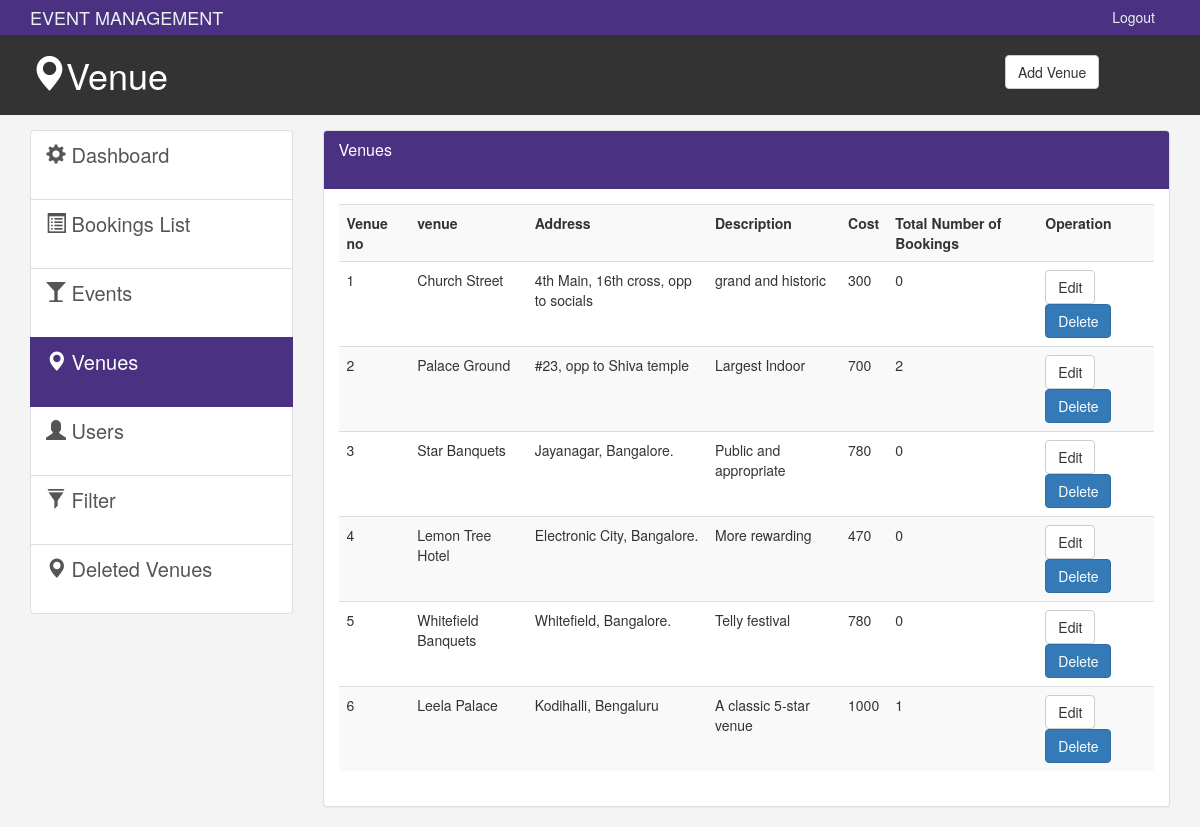
The page /admin/venues.php on the database its author committed.
### tables this page shows
CREATE TABLE `venue` (
  `id` int(1) NOT NULL,
  `name` varchar(25) NOT NULL,
  `address` varchar(100) NOT NULL,
  `description` varchar(200) NOT NULL,
  `rate` int(5) NOT NULL
);

### admin/venues.php (the view, shortened to what this page needs)
<!DOCTYPE html>
<html lang="en">
  <head>
    <link href="css/bootstrap.min.css?v=<?php echo time(); ?>" rel="stylesheet">
    <link href="css/style.css?v=<?php echo time(); ?>" rel="stylesheet">
  </head>
  <body>
    <nav class="navbar navbar-default">
      <div class="container">
        <div class="navbar-header">
          <a class="navbar-brand" href="#">EVENT MANAGEMENT</a>
        </div>
        <div id="navbar" class="collapse navbar-collapse">
          <ul class="nav navbar-nav navbar-right">
            <li><a href="../login.php">Logout</a></li>
          </ul>
        </div>
      </div>
    </nav>
    <header id="header">
      <div class="container">
        <div class="row">
          <div class="col-md-10">
            <h1><span class="glyphicon glyphicon-map-marker" aria-hidden="true"></span>Venue</h1>
            </div>
            <div class="col-md-2">
              <div class="dropdown create">
                <button class="btn btn-default" type="button" data-toggle="modal" data-target="#addPage" >
                  Add Venue</button>
                </div>
        </div>
      </div>
    </header>
    <section id="main">
      <div class="container">
        <div class="row">
          <div class="col-md-3">
            <div class="list-group">
              <a href="index.php" class="list-group-item ">
                <span class="glyphicon glyphicon-cog" aria-hidden="true"></span> Dashboard
              </a>
              <a href="bookings_list.php" class="list-group-item"><span class="glyphicon glyphicon-list-alt" aria-hidden="true"></span> Bookings List </a>
              <a href="events.php" class="list-group-item"><span class="glyphicon glyphicon-glass" aria-hidden="true"></span> Events </a>
              <a href="venues.php" class="list-group-item active main-color-bg"><span class="glyphicon glyphicon-map-marker" aria-hidden="true"></span> Venues </a>
              <a href="users.php" class="list-group-item"><span class="glyphicon glyphicon-user" aria-hidden="true"></span> Users </a>
              <a href="filter.php" class="list-group-item"><span class="glyphicon glyphicon-filter" aria-hidden="true"></span> Filter </a>
              <a href="venue_logs.php" class="list-group-item"><span class="glyphicon glyphicon-map-marker" aria-hidden="true"></span> Deleted Venues </a>
          </div>
          </div>
          <div class="col-md-9">
            <div class="panel panel-default">
              <div class="panel-heading main-color-bg">
                <h3 class="panel-title">Venues</h3><br>
              </div>
              <div class="panel-body">
                <table class="table table-striped table-hover">
                      <tr>
                        <th>Venue no</th>
                        <th>venue</th>
                        <th>Address</th>
                        <th>Description</th>
                        <th>Cost</th>
                        <th>Total Number of Bookings</th>
                        <th>Operation</th>
                      </tr>
                      <?php  include('../connection.php'); ?>
                      <?php
                       $sql="SELECT * from `venue`;";
                       $res = mysqli_query ($data, $sql);
                       $i=1;
                       while($row = mysqli_fetch_array($res)){
                        echo "<tr>";
                        echo "<td>"; echo $i++; echo" </td>";
                        echo "<td>"; echo $row["name"]; echo" </td>";
                        echo "<td>"; echo $row["address"]; echo" </td>";
                        echo "<td>"; echo $row["description"]; echo" </td>";
                        echo "<td>"; echo $row["rate"]; echo" </td>";
                        $venueId = $row["id"];
                        $bookingCountQuery = "SELECT COUNT(id) AS booking_count FROM venue_booking WHERE venue_id = $venueId;";
                        $bookingCountResult = mysqli_query($data, $bookingCountQuery);
                        $bookingCountRow = mysqli_fetch_array($bookingCountResult);
                        $bookingCount = $bookingCountRow["booking_count"];
                        echo "<td>"; echo $bookingCount; echo "</td>";
                        $id =  $row["id"];
                        echo "<td>"; echo "<a class='btn btn-default' href='edit_venue.php?id= $id'>Edit</a>
                         <a class='btn btn-primary' href='delete_venue.php?id= $id'>Delete</a>"; echo" </td>";
                        echo "</tr>";
                       }
                      ?>
                    </table>
              </div>
              </div>
          </div>
        </div>
      </div>
    </section>
  </body>
</html>

### admin/css/style.css (style rules this page uses)
body { background:#f4f4f4; }
.navbar { min-height: 33px !important; margin-bottom:0; border-radius:0; }
.navbar-nav > li > a, .navbar-brand { padding-top:6px !important; padding-bottom:0 !important; height: 33px; }
.navbar-default { background-color: #4b3181; border-color: #4b3181; }
.navbar-default .navbar-brand { color: #ecf0f1; }
.navbar-default .navbar-nav > li > a { color: #ecf0f1; }
.navbar-default .navbar-collapse, .navbar-default .navbar-form { border-color: #ecf0f1; }
.main-color-bg { background-color: #4b3181 !important; border-color: #4b3181 !important; color:#ffffff !important; }
#header { background:#333333; color:#ffffff; padding-bottom: 10px; margin-bottom: 15px; }
#header .create { padding-top: 20px; }
.list-group { height: 400px !important; }
a.list-group-item { font-size: 20px !important; }
.list-group-item { height: 70px !important; }

### rows shown on the page
venue: name "Church Street", address "4th Main, 16th cross, opp to socials", description "grand and historic", rate "300", bookingCount "0"
venue: name "Palace Ground", address "#23, opp to Shiva temple", description "Largest Indoor", rate "700", bookingCount "2"
venue: name "Star Banquets", address "Jayanagar, Bangalore.", description "Public and appropriate", rate "780", bookingCount "0"
venue: name "Lemon Tree Hotel", address "Electronic City, Bangalore.", description "More rewarding", rate "470", bookingCount "0"
venue: name "Whitefield Banquets", address "Whitefield, Bangalore.", description "Telly festival", rate "780", bookingCount "0"
venue: name "Leela Palace", address "Kodihalli, Bengaluru", description "A classic 5-star venue", rate "1000", bookingCount "1"
